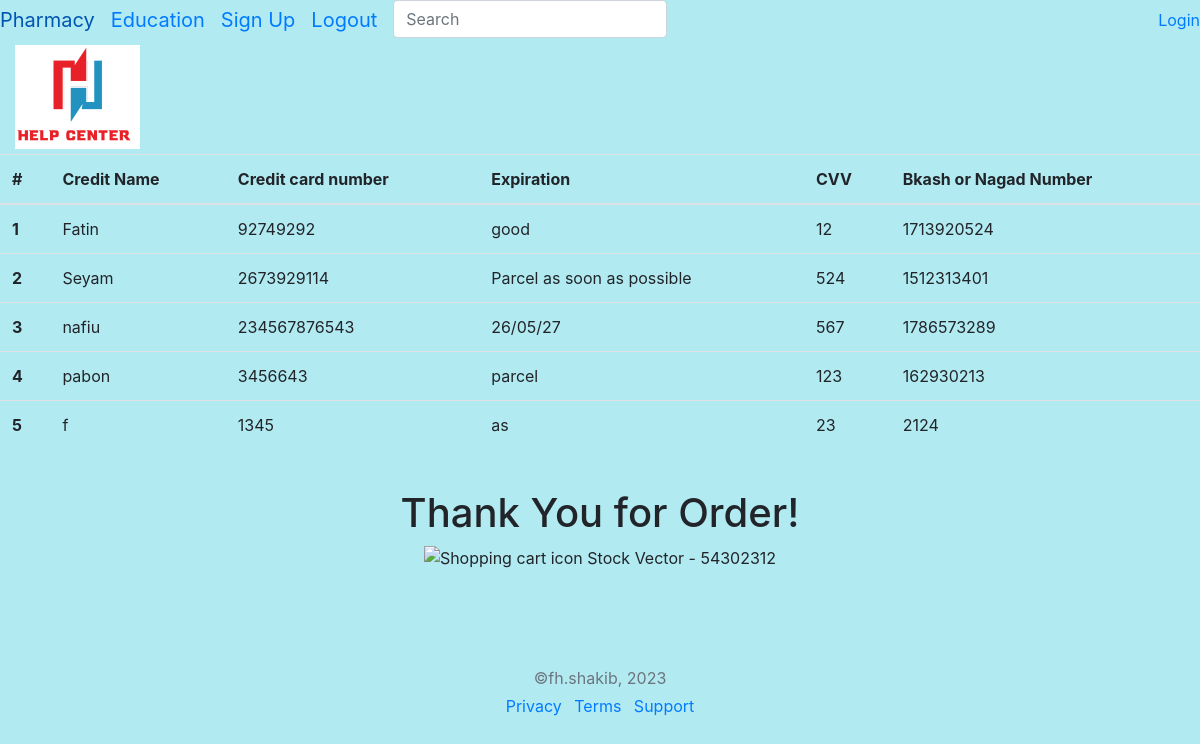
The page /checkout/confirm/ on the database its author committed.
### first_app/models.py (models this page shows, shortened)
class CheckOut(models.Model):
    name = models.CharField(max_length=254)
    cardnumber = models.IntegerField()
    expiration = models.CharField(max_length=400)
    cvv = models.IntegerField()
    number = models.IntegerField()

### first_app/views.py (the view)
# urls.py: path('checkout/confirm/',views.orderlist,name='confirm'),
def orderlist (request):
    meet=CheckOut.objects.all()
    context={
        'data':meet,
    }
    return render(request,'confirm.html',context)

### templates/confirm.html (shortened to what this page needs)
{% extends "base.html" %}
{% block content %}
<html>
  <body>
    <light">
          <div class="container-fluid">
              {% load static %}
            <a class="navbar-brand" href="#"><img class="img-fluid " width="25%" src="{% static 'logo.png' %}" alt=""></a>
          </div>
          <table class="table">
            <thead>
              <tr>
                <th scope="col">#</th>
                <th >Credit Name</th>
                <th >Credit card number</th>
                <th scope="col">Expiration</th>
                <th scope="col">CVV</th>
                <th scope="col">Bkash or Nagad Number</th>
              </tr>
            </thead>
            <tbody>
                {% for item in data %}
                <tr>
                  <td><b>{{ forloop.counter }}</b></td>
                  <td>{{ item.name }}</td>
                  <td>{{ item.cardnumber }}</td>
                  <td>{{ item.expiration }}</td>
                  <td>{{ item.cvv }}</td>
                  <td>{{ item.number }}</td>
                </tr>
                {% endfor %}
              </tbody>
          </table>
    <br>
    <div class="text-center">
      <h1>Thank You for Order!</h1>
      <img src="https://us.123rf.com/450wm/val2014/val20141603/val2014160300005/54302312-shopping-cart-icon.jpg?ver=6"
      itemprop="image" alt="Shopping cart icon Stock Vector - 54302312" title="Shopping cart icon Stock Vector - 54302312"
      id="compImg" style="vertical-align: middle;">
    </div>
    <footer class="my-5 pt-5 text-muted text-center text-small">
        <p class="mb-1">&copy;fh.shakib, 2023</p>
        <ul class="list-inline">
          <li class="list-inline-item"><a href="#">Privacy</a></li>
          <li class="list-inline-item"><a href="#">Terms</a></li>
          <li class="list-inline-item"><a href="#">Support</a></li>
        </ul>
      </footer>
  </body>
</html>
{% endblock %}

### templates/base.html (shortened to what this page needs)
<!DOCTYPE html>
<html lang="en">
<head>
    <link rel="stylesheet" href="https://cdn.jsdelivr.net/npm/bootstrap@4.0.0/dist/css/bootstrap.min.css">
     <link rel="stylesheet" href="/static/CSS/style.css">
     <link rel="stylesheet" href="/static/CSS/education.css">
</head>
<body>
        <ul class="nav justify-content-end">
            <li class="nav-item">
                <a class="navbar-brand" href="pharmacy/">Pharmacy</a>
            </li>
            <li class="nav-item">
                <a class="navbar-brand" href="education/">Education</a>
            </li>
            <a class="navbar-brand" href="sign_up/">Sign Up</a>
            <li class="nav-item">
                <a class="navbar-brand" href="logout/">Logout</a>
              </li>
              <form method="GET" action="{% url 'search_results' %}">
                <input class="form-control me-2" type="search" placeholder="Search" aria-label="Search">
              </form>
              <ul class="navbar-nav ml-auto">
                {% if user.is_authenticated %}
                <li class="nav-item">
                  <a class="nav-link active" href="#">{{request.user.username}}</a>
                </li>
                {% else %}
                <li class="nav-item">
                  <a class="nav-link" href="{login/}">Login</a>
                </li>
                {% endif %}
              </ul>
          </ul>
      {% block content %}
  {% endblock %}
</body>
</html>

### templates/confirm.html (style rules this page uses)
body { background-color: rgba(103, 215, 230, 0.5); }

### rows shown on the page
CheckOut: name "Fatin", cardnumber "92749292", expiration "good", cvv "12", number "1713920524"
CheckOut: name "Seyam", cardnumber "2673929114", expiration "Parcel as soon as possible", cvv "524", number "1512313401"
CheckOut: name "nafiu", cardnumber "234567876543", expiration "26/05/27", cvv "567", number "1786573289"
CheckOut: name "pabon", cardnumber "3456643", expiration "parcel", cvv "123", number "162930213"
CheckOut: name "f", cardnumber "1345", expiration "as", cvv "23", number "2124"
